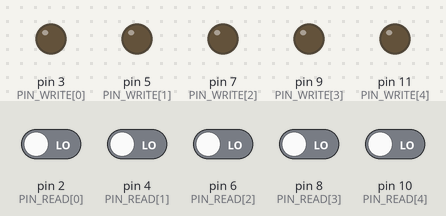
The sketch below on a simulated Arduino Uno, built with avr-gcc and run on an emulated ATmega328P. On the bench: output pins drawn as LEDs (lit = HIGH). Dashed ring = blinking. The inputs (shaded band) are chosen by the test bench; at power-on: pin 2 (PIN_READ[0]), pin 4 (PIN_READ[1]), pin 6 (PIN_READ[2]), pin 8 (PIN_READ[3]), pin 10 (PIN_READ[4]) LOW. Random numbers use the default seed unless the sketch sets one.

Above: at 1.2 s.
1.3 s: pin 2 (PIN_READ[0]) driven HIGH
At 1.7 s:
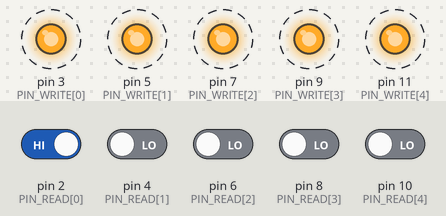
4.3 s: pin 2 (PIN_READ[0]) driven LOW
6.8 s: pin 6 (PIN_READ[2]) driven HIGH
At 7.4 s:
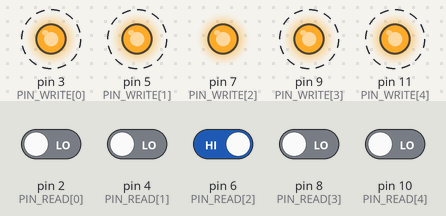
9.8 s: pin 6 (PIN_READ[2]) driven LOW
12.5 s: pin 2 (PIN_READ[0]) driven HIGH and pin 4 (PIN_READ[1]) driven HIGH
At 13.9 s:
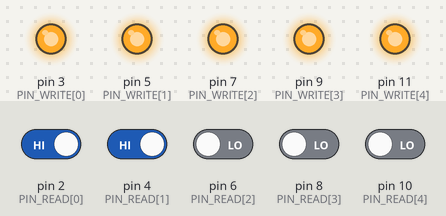
Timing chart, 0 to 34.0 s (numbered marks = the images above; inputs shaded):
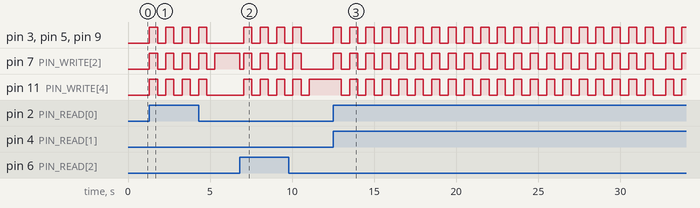

Measured:
- after the input at 1.3 s, pin 3 (PIN_WRITE[0]), pin 5 (PIN_WRITE[1]), pin 9 (PIN_WRITE[3]), pin 11 (PIN_WRITE[4]): alternates HIGH for 0.50 s and LOW for 0.50 s, starting at once
- after the input at 6.8 s, pin 3 (PIN_WRITE[0]), pin 5 (PIN_WRITE[1]), pin 9 (PIN_WRITE[3]), pin 11 (PIN_WRITE[4]): alternates HIGH for 0.50 s and LOW for 0.50 s, starting after 0.25 s; pin 7 (PIN_WRITE[2]): HIGH → LOW at once, then repeats every 1.0 s: HIGH 0.50 s, LOW 0.50 s
- after the input at 12.5 s, pin 11 (PIN_WRITE[4]): goes 19 × (LOW 0.50 s, HIGH 0.50 s), LOW 0.75 s, HIGH 0.50 s, LOW 0.50 s, then HIGH, starting after 0.50 s
- by itself, pin 7 (PIN_WRITE[2]): alternates HIGH for 0.50 s and LOW for 0.50 s

The sketch:

whackamole.ino
```cpp
// Init
int BUTTON_COUNT = 5;
int PIN_READ[] = {2, 4, 6, 8, 10};
int PIN_WRITE[] = {3, 5, 7, 9, 11};

int PIN_STATE[] = {0, 0, 0, 0, 0};
int ACTIVE_PIN_COUNT = 0;

int PIN_ACTIVE_SINCE[] = {-1, -1, -1, -1, -1};

int SPEED = 5000;
int SPEED_INIT = 5000;
int SPEED_STEP = 500;
int SPEED_MIN = 1000;

long lastActivation = 0;
long lastPress = 0;

// ---------------------------------

void setup() {
    Serial.begin(19200); // Debugging only
    for(int i = 0; i < BUTTON_COUNT; i = i + 1) {
      pinMode(PIN_READ[i], INPUT);
    }
    for(int i = 0; i < BUTTON_COUNT; i = i + 1) {
      pinMode(PIN_WRITE[i], OUTPUT);
    }

    lastActivation = millis() - (SPEED / 2);
    lastPress = millis();
}

// ---------------------------------

void loop() {
  checkPress();
  if(lastActivation + SPEED < millis()){
    if(activateRandomPin())
      lastActivation = millis();
  }
}

// ---------------------------------

//Activate a random pin/button if there are any left
bool activateRandomPin() {
  if(ACTIVE_PIN_COUNT < BUTTON_COUNT){
    int r = random(BUTTON_COUNT);
    if(PIN_STATE[r] == 0) {
      activate(r);
      return true;
    } else {
      return activateRandomPin();
    }
  }
  return false;
}

// deactivate all buttons, show error and reset
void showErrorAndReset() {
  for(int i = 0; i < BUTTON_COUNT; i = i + 1) {
    deactivate(i);
  }

  flashButtons(4, 500);

  SPEED = SPEED_INIT;
  ACTIVE_PIN_COUNT = 0;
}

// flash buttons
void flashButtons(int count, int switchDelay) {
  for(int i = 0; i < count; i = i + 1) {
    for(int i = 0; i < BUTTON_COUNT; i = i + 1) {
      activate(i);
    }
    delay(switchDelay);
    for(int i = 0; i < BUTTON_COUNT; i = i + 1) {
      deactivate(i);
    }
    delay(switchDelay);
  }
}

// check if anything has been presses
void checkPress() {
  for(int i = 0; i < BUTTON_COUNT; i = i + 1) {
    if(digitalRead(PIN_READ[i]) == HIGH) {
      bool pressValid = validPress(i);
      if(pressValid) {
        deactivate(i);
        lastPress = millis();
        if( SPEED > SPEED_MIN) {
          SPEED = SPEED - SPEED_STEP;
        }

        if(digitalRead(PIN_READ[i]) == HIGH) {
        }

      } else {
        showErrorAndReset();
        return;
      }
      delay(250);
    }
  }
}

// is this a valid press or not
bool validPress(int ID) {
  return (PIN_STATE[ID] == 1);
}

// deactivate a button
void deactivate(int ID) {
  digitalWrite(PIN_WRITE[ID], LOW);
  PIN_STATE[ID] = 0;
  PIN_ACTIVE_SINCE[ID] = -1;
  ACTIVE_PIN_COUNT = ACTIVE_PIN_COUNT - 1;
}

// activate pin/button if not active
void activate(int ID) {
  if( PIN_STATE[ID] != 1) {
    digitalWrite(PIN_WRITE[ID], HIGH);
    PIN_STATE[ID] = 1;
    PIN_ACTIVE_SINCE[ID] = millis();
    ACTIVE_PIN_COUNT = ACTIVE_PIN_COUNT + 1;
  }
}
```
